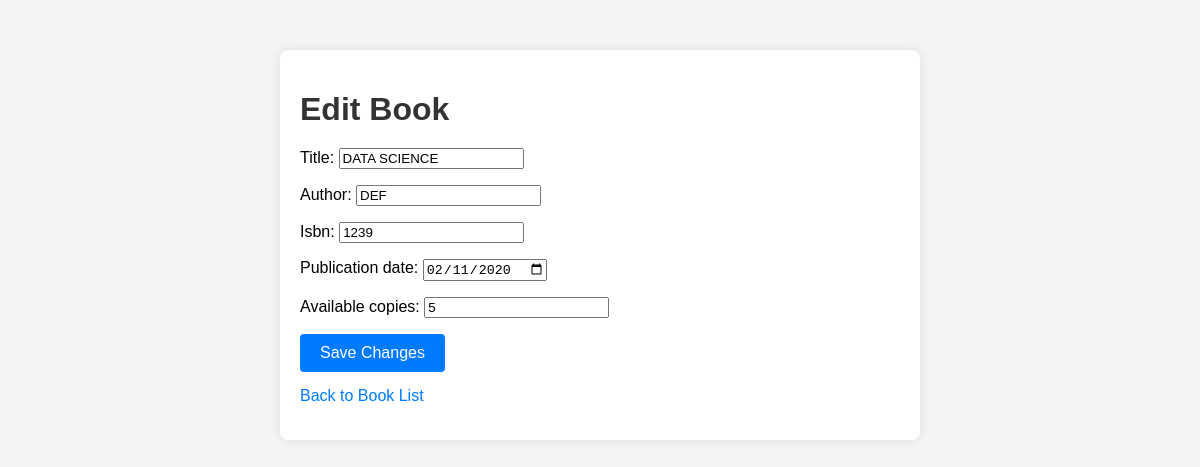
The page /library/books/edit/3/ (signed in) on the database its author committed.
### library/models.py (models this page shows, shortened)
class Book(models.Model):
    title = models.CharField(max_length=255)
    author = models.CharField(max_length=255)
    isbn = models.CharField(max_length=13, unique=True)
    publication_date = models.DateField()
    available_copies = models.PositiveIntegerField()
    rent_price = models.DecimalField(max_digits=10, decimal_places=2, default=0.00)
    purchase_price = models.DecimalField(max_digits=10, decimal_places=2, default=0.00)

### library/views.py (the view)
# urls.py: path('books/edit/<int:book_id>/', views.edit_book, name='edit_book'),
@login_required
def edit_book(request, book_id):
    book = get_object_or_404(Book, id=book_id)
    if request.method == 'POST':
        form = BookForm(request.POST, instance=book)
        if form.is_valid():
            form.save()
            return redirect('manage_books')
    else:
        form = BookForm(instance=book)
    return render(request, 'edit_book.html', {'form': form})

### library/forms.py
class BookForm(forms.ModelForm):
    class Meta:
        model = Book
        fields = ['title', 'author', 'isbn', 'publication_date', 'available_copies']
        widgets = {
            'title': forms.TextInput(attrs={'class': 'form-control'}),
            'author': forms.TextInput(attrs={'class': 'form-control'}),
            'isbn': forms.TextInput(attrs={'class': 'form-control'}),
            'publication_date': forms.DateInput(attrs={'class': 'form-control', 'type': 'date'}),
            'available_copies': forms.NumberInput(attrs={'class': 'form-control'}),
        }

### library/templates/edit_book.html (shortened to what this page needs)
<!DOCTYPE html>
<html lang="en">
<head>
</head>
<body>
    <div class="container">
        <h1>Edit Book</h1>
        <form method="post">
            {{ form.as_p }}
            <div class="form-group">
                <button type="submit">Save Changes</button>
            </div>
        </form>
        <div class="form-group">
            <a href="{% url 'manage_books' %}">Back to Book List</a>
        </div>
    </div>
</body>
</html>

### library/templates/edit_book.html (style rules this page uses)
body { font-family: Arial, sans-serif; background-color: #f4f4f4; margin: 0; padding: 0; }
.container { max-width: 600px; margin: 50px auto; padding: 20px; background: #fff; border-radius: 8px; box-shadow: 0 0 10px rgba(0,0,0,0.1); }
h1 { margin-bottom: 20px; color: #333; }
.form-group { margin-bottom: 15px; }
.form-group button { padding: 10px 20px; background-color: #007bff; border: none; border-radius: 4px; color: #fff; font-size: 16px; cursor: pointer; }
.form-group a { text-decoration: none; color: #007bff; }

### rows shown on the page
Book: title "DATA SCIENCE", author "DEF", isbn "1239", publication_date "02/11/2020", available_copies "5"
